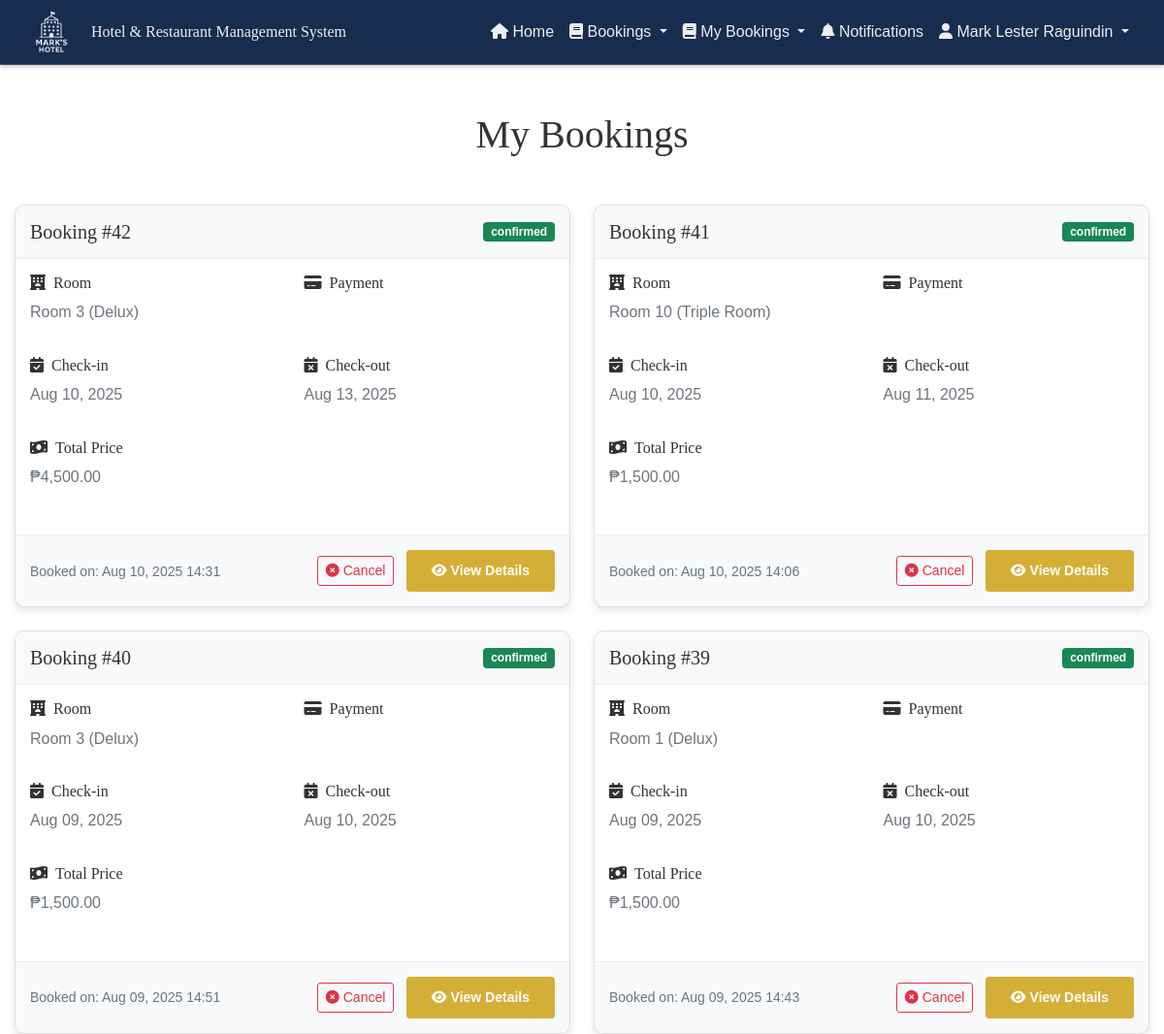
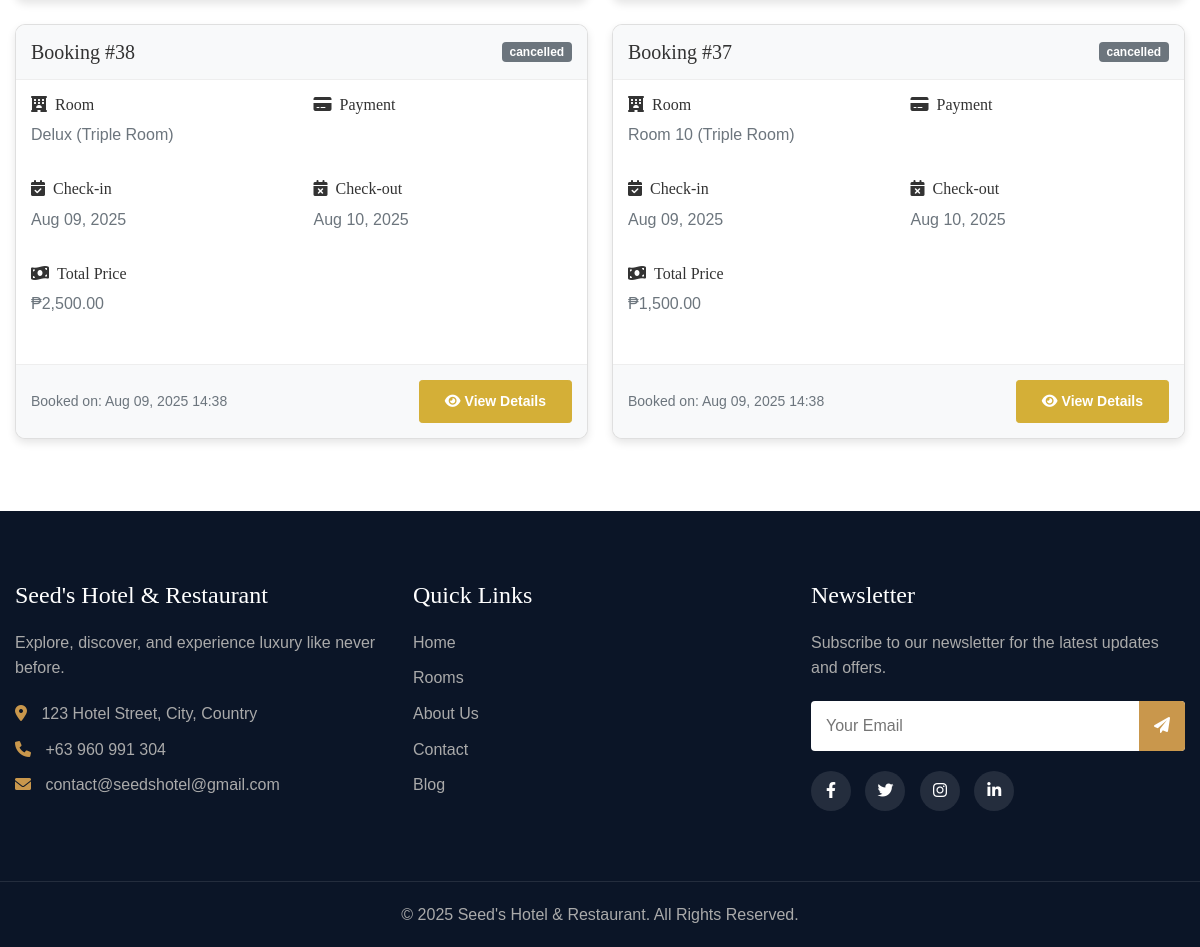
/public/bookings.php (signed in), run on an earlier commit of the app's database (2 pictures, top to bottom).
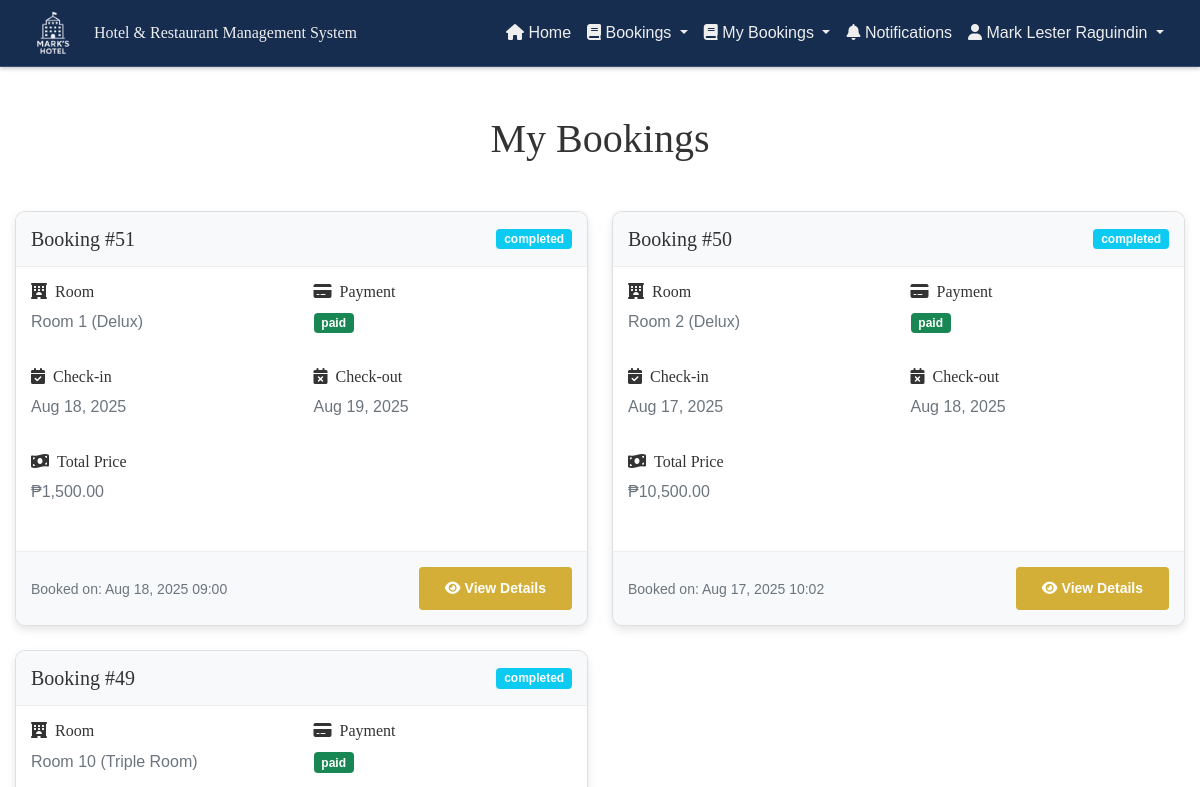
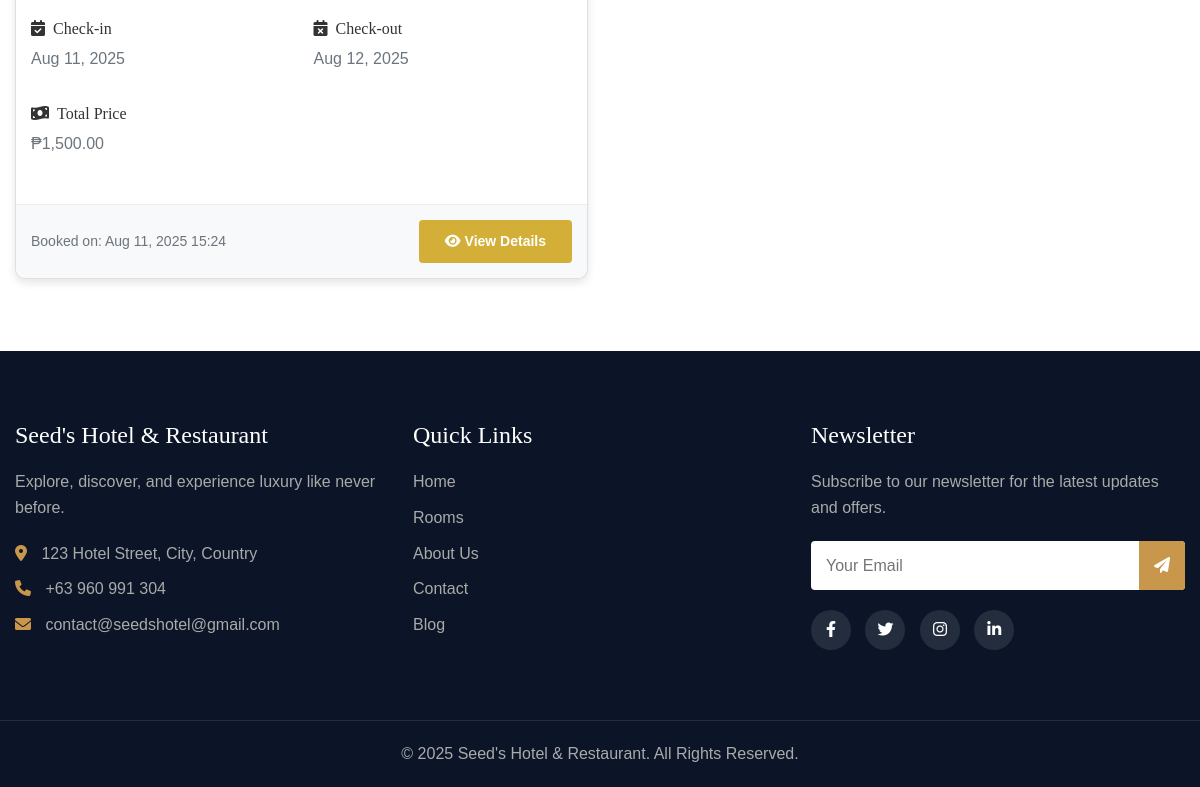
And on a later commit of the database (2 pictures, top to bottom).
### tables this page shows
CREATE TABLE `bookings` (
  `booking_id` int(11) NOT NULL,
  `user_id` int(11) NOT NULL,
  `room_id` int(11) NOT NULL,
  `check_in_date` date NOT NULL,
  `check_out_date` date NOT NULL,
  `total_price` decimal(10,2) NOT NULL,
  `status` enum('pending','confirmed','cancelled','completed') DEFAULT 'pending',
  `payment_status` enum('unpaid','partially_paid','paid') DEFAULT 'unpaid',
  `special_requests` text DEFAULT NULL,
  `is_read` tinyint(1) DEFAULT 0,
  `created_at` timestamp NOT NULL DEFAULT current_timestamp(),
  `updated_at` timestamp NOT NULL DEFAULT current_timestamp() ON UPDATE current_timestamp()
);

CREATE TABLE `rooms` (
  `id` int(11) NOT NULL,
  `title` varchar(255) NOT NULL,
  `room_type_id` int(11) NOT NULL,
  `images` varchar(255) DEFAULT NULL,
  `price` varchar(250) DEFAULT NULL,
  `includes` varchar(250) DEFAULT NULL
);

CREATE TABLE `room_type` (
  `id` int(11) NOT NULL,
  `title` varchar(255) NOT NULL,
  `detail` varchar(255) NOT NULL
);

### controllers/fetchBookings.php (called while the page is built, shortened)
<?php
include '../components/config.php';
$user_id = $_SESSION['user_id'];
$query = "SELECT
        b.booking_id,
        b.check_in_date,
        b.check_out_date,
        b.total_price,
        b.status as booking_status,
        b.payment_status,
        b.special_requests,
        b.created_at,
        u.name as guest_name,
        u.email as guest_email,
        r.title as room_title,
        r.images as room_images,
        rt.title as room_type
    FROM bookings b
    LEFT JOIN users u ON b.user_id = u.user_id
    LEFT JOIN rooms r ON b.room_id = r.id
    LEFT JOIN room_type rt ON r.room_type_id = rt.id
    WHERE b.user_id = ?
    ORDER BY b.created_at DESC";
$stmt = mysqli_prepare($con, $query);
mysqli_stmt_bind_param($stmt, 'i', $user_id);
mysqli_stmt_execute($stmt);
$result = mysqli_stmt_get_result($stmt);
function getStatusBadgeClass($status) {
    switch(strtolower($status)) {
        case 'confirmed':
            return 'bg-success';
        case 'completed':
            return 'bg-info';
        default:
            return 'bg-secondary';
    }
}
function getPaymentBadgeClass($status) {
    switch(strtolower($status)) {
        case 'paid':
            return 'bg-success';
        default:
            return 'bg-secondary';
    }
}
?>

### public/bookings.php (the view, shortened to what the changed rows need)
<?php
include '../controllers/fetchBookings.php';
?>
<!DOCTYPE html>
<html lang="en">
<head>
    <link href="https://cdn.jsdelivr.net/npm/bootstrap@5.0.2/dist/css/bootstrap.min.css" rel="stylesheet">
    <link rel="stylesheet" href="https://cdnjs.cloudflare.com/ajax/libs/font-awesome/6.0.0-beta3/css/all.min.css" />
    <link rel="stylesheet" href="../css/customAdminHeader.css">
    <link rel="stylesheet" href="../css/home.css">
    <link rel="stylesheet" href="../css/modal.css">
</head>
<body>
    <div class="container my-5">
        <div class="row mb-4">
            <div class="col-12">
                <h1 class="text-center mb-4">My Bookings</h1>
            </div>
        </div>
        <?php if (mysqli_num_rows($result) > 0): ?>
            <div class="row">
                <?php while ($booking = mysqli_fetch_assoc($result)): ?>
                    <div class="col-lg-6 mb-4">
                        <div class="card booking-card h-100">
                            <div class="booking-header d-flex justify-content-between align-items-center">
                                <h5 class="mb-0">Booking #<?php echo $booking['booking_id']; ?></h5>
                                <span class="badge <?php echo getStatusBadgeClass($booking['booking_status']); ?>"><?php echo $booking['booking_status']; ?></span>
                            </div>
                            <div class="booking-details">
                                <div class="row mb-3">
                                    <div class="col-md-6">
                                        <h6><i class="fas fa-hotel me-2"></i>Room</h6>
                                        <p class="text-muted"><?php echo $booking['room_title']; ?> (<?php echo $booking['room_type']; ?>)</p>
                                    </div>
                                    <div class="col-md-6">
                                        <h6><i class="fas fa-credit-card me-2"></i>Payment</h6>
                                        <p><span class="badge <?php echo getPaymentBadgeClass($booking['payment_status']); ?>"><?php echo $booking['payment_status']; ?></span></p>
                                    </div>
                                </div>
                                <div class="row mb-3">
                                    <div class="col-md-6">
                                        <h6><i class="fas fa-calendar-check me-2"></i>Check-in</h6>
                                        <p class="text-muted"><?php echo date('M d, Y', strtotime($booking['check_in_date'])); ?></p>
                                    </div>
                                    <div class="col-md-6">
                                        <h6><i class="fas fa-calendar-times me-2"></i>Check-out</h6>
                                        <p class="text-muted"><?php echo date('M d, Y', strtotime($booking['check_out_date'])); ?></p>
                                    </div>
                                </div>
                                <div class="row mb-3">
                                    <div class="col-12">
                                        <h6><i class="fas fa-money-bill-wave me-2"></i>Total Price</h6>
                                        <p class="text-muted">₱<?php echo number_format($booking['total_price'], 2); ?></p>
                                    </div>
                                </div>
                            </div>
                            <div class="booking-footer d-flex justify-content-between align-items-center">
                                <small class="text-muted">Booked on: <?php echo date('M d, Y H:i', strtotime($booking['created_at'])); ?></small>
                                <div>
                                    <?php if (strtolower($booking['booking_status']) == 'pending' || strtolower($booking['booking_status']) == 'confirmed'): ?>
                                        <button type="button" class="btn btn-sm btn-outline-danger me-2" data-bs-toggle="modal" data-bs-target="#cancelModal<?php echo $booking['booking_id']; ?>">
                                            <i class="fas fa-times-circle me-1"></i>Cancel
                                        </button>
                                    <?php endif; ?>
                                    <button type="button" class="btn btn-sm btn-primary" data-bs-toggle="modal" data-bs-target="#detailsModal<?php echo $booking['booking_id']; ?>">
                                        <i class="fas fa-eye me-1"></i>View Details
                                    </button>
                                </div>
                            </div>
                        </div>
                    </div>
                <?php endwhile; ?>
            </div>
        <?php endif; ?>
    </div>
</body>
</html>

What changed in the data, as far as the page shows it:
removed bookings: booking_id "42", status "confirmed", room.title "Room 3", room_type.title "Delux", check_in_date "Aug 10, 2025", check_out_date "Aug 13, 2025", total_price "4,500.00", created_at "Aug 10, 2025 14:31"
removed bookings: booking_id "41", status "confirmed", room.title "Room 10", room_type.title "Triple Room", check_in_date "Aug 10, 2025", check_out_date "Aug 11, 2025", total_price "1,500.00", created_at "Aug 10, 2025 14:06"
removed bookings: booking_id "40", status "confirmed", room.title "Room 3", room_type.title "Delux", check_in_date "Aug 09, 2025", check_out_date "Aug 10, 2025", total_price "1,500.00", created_at "Aug 09, 2025 14:51"
removed bookings: booking_id "39", status "confirmed", room.title "Room 1", room_type.title "Delux", check_in_date "Aug 09, 2025", check_out_date "Aug 10, 2025", total_price "1,500.00", created_at "Aug 09, 2025 14:43"
removed bookings: booking_id "38", status "cancelled", room.title "Delux", room_type.title "Triple Room", check_in_date "Aug 09, 2025", check_out_date "Aug 10, 2025", total_price "2,500.00", created_at "Aug 09, 2025 14:38"
removed bookings: booking_id "37", status "cancelled", room.title "Room 10", room_type.title "Triple Room", check_in_date "Aug 09, 2025", check_out_date "Aug 10, 2025", total_price "1,500.00", created_at "Aug 09, 2025 14:38"
added bookings: booking_id "51", status "completed", room.title "Room 1", room_type.title "Delux", payment_status "paid", check_in_date "Aug 18, 2025", check_out_date "Aug 19, 2025", total_price "1,500.00", created_at "Aug 18, 2025 09:00"
added bookings: booking_id "50", status "completed", room.title "Room 2", room_type.title "Delux", payment_status "paid", check_in_date "Aug 17, 2025", check_out_date "Aug 18, 2025", total_price "10,500.00", created_at "Aug 17, 2025 10:02"
added bookings: booking_id "49", status "completed", room.title "Room 10", room_type.title "Triple Room", payment_status "paid", check_in_date "Aug 11, 2025", check_out_date "Aug 12, 2025", total_price "1,500.00", created_at "Aug 11, 2025 15:24"
